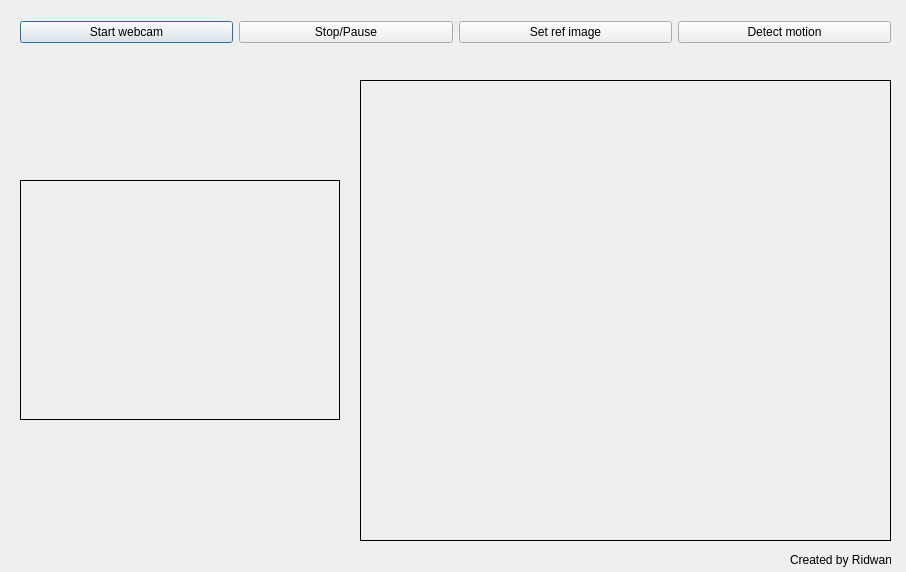
<?xml version="1.0" encoding="UTF-8"?>
<ui version="4.0">
 <class>Dialog</class>
 <widget class="QDialog" name="Dialog">
  <property name="geometry">
   <rect>
    <x>0</x>
    <y>0</y>
    <width>906</width>
    <height>572</height>
   </rect>
  </property>
  <property name="windowTitle">
   <string>Dialog</string>
  </property>
  <widget class="QLabel" name="lbl_webcamfeed">
   <property name="geometry">
    <rect>
     <x>360</x>
     <y>80</y>
     <width>531</width>
     <height>461</height>
    </rect>
   </property>
   <property name="frameShape">
    <enum>QFrame::Box</enum>
   </property>
   <property name="text">
    <string/>
   </property>
  </widget>
  <widget class="QLabel" name="lbl_motion">
   <property name="geometry">
    <rect>
     <x>20</x>
     <y>180</y>
     <width>320</width>
     <height>240</height>
    </rect>
   </property>
   <property name="frameShape">
    <enum>QFrame::Box</enum>
   </property>
   <property name="text">
    <string/>
   </property>
  </widget>
  <widget class="QLabel" name="label_3">
   <property name="geometry">
    <rect>
     <x>790</x>
     <y>550</y>
     <width>101</width>
     <height>20</height>
    </rect>
   </property>
   <property name="text">
    <string>Created by Ridwan</string>
   </property>
  </widget>
  <widget class="QWidget" name="">
   <property name="geometry">
    <rect>
     <x>20</x>
     <y>20</y>
     <width>871</width>
     <height>25</height>
    </rect>
   </property>
   <layout class="QHBoxLayout" name="horizontalLayout">
    <item>
     <widget class="QPushButton" name="btn_start">
      <property name="text">
       <string>Start webcam</string>
      </property>
     </widget>
    </item>
    <item>
     <widget class="QPushButton" name="btn_stop">
      <property name="text">
       <string>Stop/Pause</string>
      </property>
     </widget>
    </item>
    <item>
     <widget class="QPushButton" name="btn_motion_image">
      <property name="text">
       <string>Set ref image</string>
      </property>
     </widget>
    </item>
    <item>
     <widget class="QPushButton" name="btn_detect">
      <property name="text">
       <string>Detect motion</string>
      </property>
     </widget>
    </item>
   </layout>
  </widget>
 </widget>
 <resources/>
 <connections/>
</ui>
